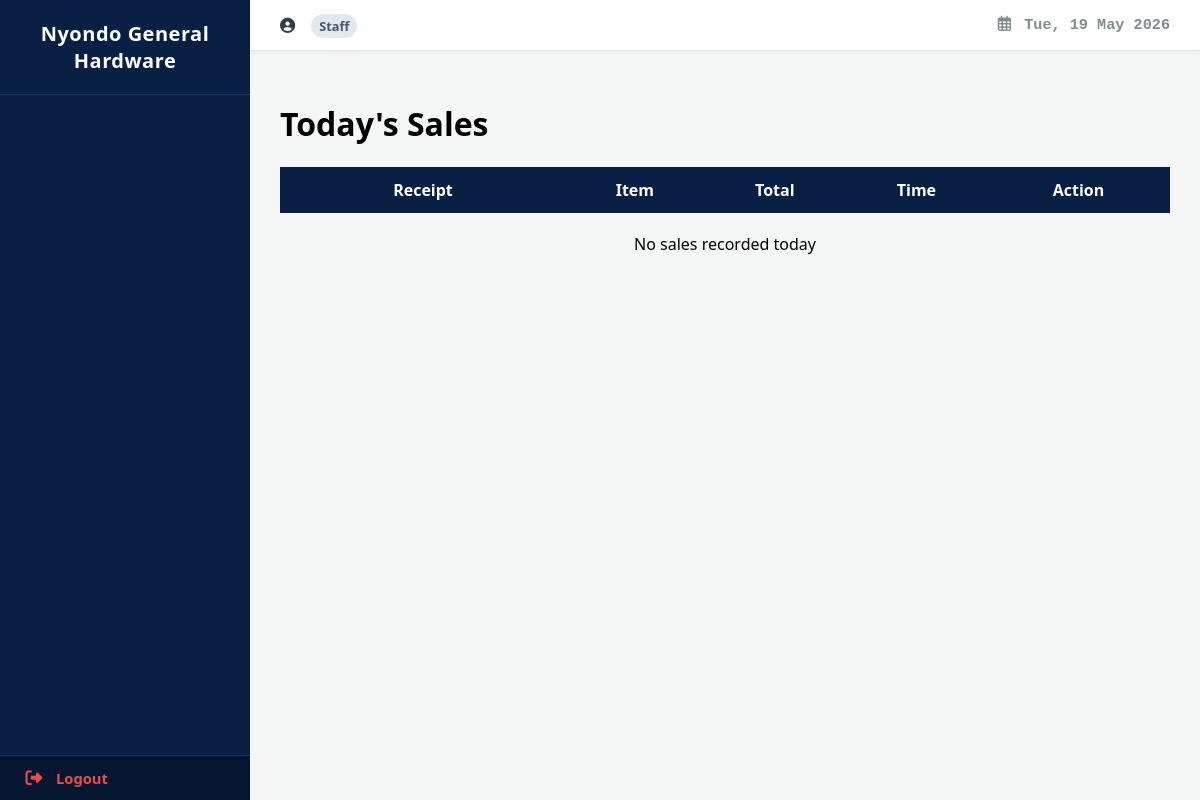
The page /sales_today/ on the database as committed earlier.
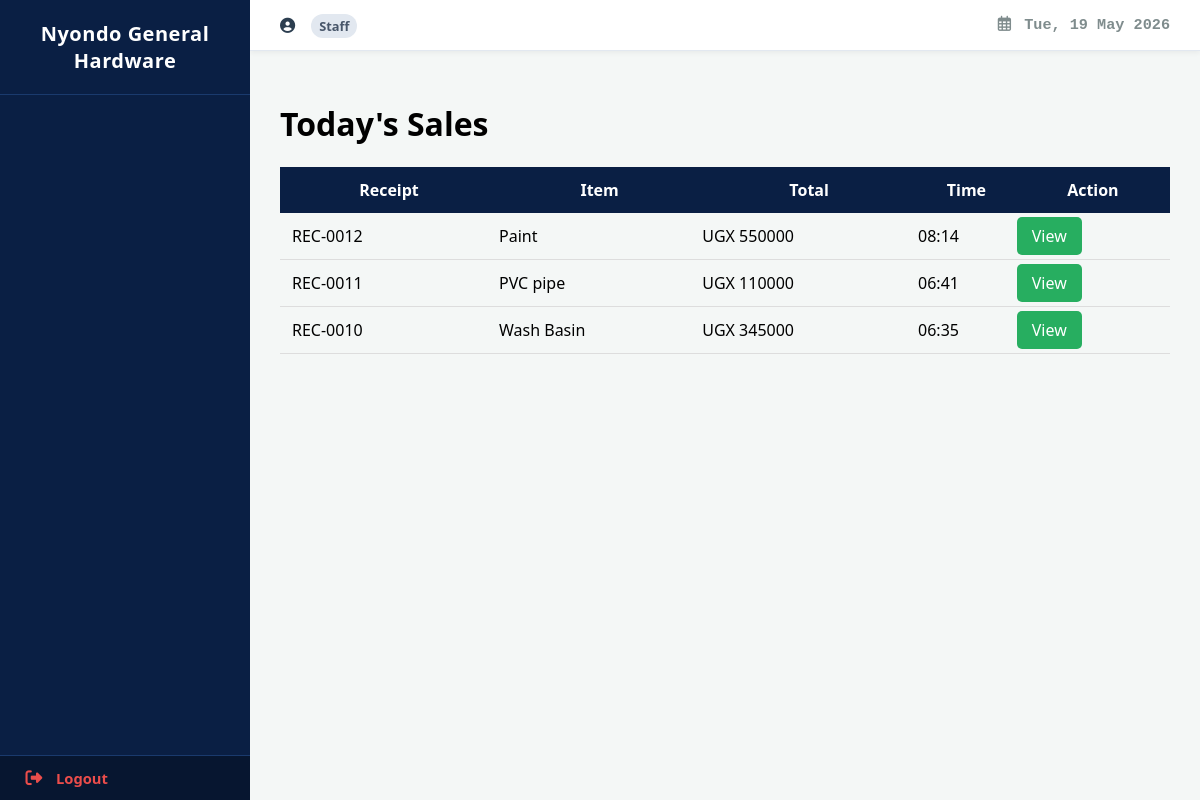
The same page on the database as committed later.
### web/models.py (models this page shows, shortened)
class Sale(models.Model):
    SALE_TYPES = (
        ('WALK_IN', 'Walk-In'),
        ('WHOLESALE', 'Wholesale'),
        ('SCHEME', 'Scheme Pickup'),
    )
    sale_type = models.CharField(max_length=20, choices=SALE_TYPES, default='WALK_IN')
    item = models.ForeignKey(StockItem, on_delete=models.CASCADE)
    quantity = models.PositiveIntegerField()
    total_price = models.DecimalField(max_digits=12, decimal_places=0)
    customer_name = models.CharField(max_length=100, default="Walk-in")
    member_nin = models.CharField(max_length=14, validators=[ugandan_nin_rule], blank=True, null=True)
    delivery_fee = models.DecimalField(max_digits=10, decimal_places=0, default=0)
    date_sold = models.DateTimeField(auto_now_add=True)
    distance = models.FloatField(default=0.0)
    user = models.ForeignKey(settings.AUTH_USER_MODEL, on_delete=models.SET_NULL, null=True, blank=True)

class StockItem(models.Model):
    name = models.CharField(max_length=100)
    category = models.ForeignKey(Category, on_delete=models.CASCADE)
    unit = models.CharField(max_length=20) # e.g., Bags, Pieces, Bundles
    quantity = models.IntegerField(default=0)
    unit_cost = models.DecimalField(max_digits=12, decimal_places=0)
    selling_price = models.DecimalField(max_digits=12, decimal_places=0)
    reorder_level = models.IntegerField(default=5)
    specifications = models.TextField(blank=True, null=True)
    supplier = models.ForeignKey(Supplier, on_delete=models.CASCADE, related_name="items")

### web/views.py (the view)
# urls.py: path('sales_today/', views.sales_today, name='sales_today'),
def sales_today(request):
    today = now().date()
    sales = Sale.objects.filter(date_sold__date=today).order_by('-date_sold')
    return render(request, 'sales_today.html', {
        'sales': sales
    })

### web/templates/sales_today.html
{% extends "base.html" %}
{% block content %}
<h1>Today's Sales</h1>
<table style="width:100%; border-collapse:collapse;">
    <tr style="background:#0a1f44; color:white;">
        <th style="padding:12px;">Receipt</th>
        <th>Item</th>
        <th>Total</th>
        <th>Time</th>
        <th>Action</th>
    </tr>
    {% for sale in sales %}
    <tr style="border-bottom:1px solid #ddd;">
        <td style="padding:12px;">REC-00{{ sale.id }}</td>
        <td>{{ sale.item.name }}</td>
        <td>UGX {{ sale.total_price }}</td>
        <td>{{ sale.date_sold|time:"H:i" }}</td>
        <td>
            <a href="{% url 'sale_detail' sale.id %}"
               style="
                   background:#27ae60;
                   color:white;
                   padding:8px 15px;
                   text-decoration:none;
                   border-radius:5px;
               ">
               View
            </a>
        </td>
    </tr>
    {% empty %}
    <tr>
        <td colspan="5" style="text-align:center; padding:20px;">
            No sales recorded today
        </td>
    </tr>
    {% endfor %}
</table>
{% endblock %}

### web/templates/base.html (shortened to what this page needs)
<!doctype html>
<html lang="en">
  <head>
    <link
      rel="stylesheet"
      href="https://cdnjs.cloudflare.com/ajax/libs/font-awesome/6.5.0/css/all.min.css"
    />
  </head>
  <body>
    <div class="sidebar">
      <h2>Nyondo General Hardware</h2>
      <nav>
      </nav>
      <div class="logout">
        <a href="{% url 'logout' %}">
          <i class="fas fa-sign-out-alt"></i> Logout
        </a>
      </div>
    </div>
    <div class="main-container">
      <div class="topbar">
        <span>
          <i class="fas fa-user-circle" style="margin-right: 6px;"></i>
          <span style="font-size: 0.8rem; background: #e2e8f0; padding: 3px 8px; border-radius: 12px; margin-left: 6px; color: #475569;">
            {{ user.role|default:"Staff" }}
          </span>
        </span>
        <span style="color: #7f8c8d; font-family: monospace; font-weight: bold;">
          <i class="far fa-calendar-alt" style="margin-right: 4px;"></i> {% now "D, d M Y" %}
        </span>
      </div>
      <div class="content">
        {% block content %}{% endblock %}
      </div>
    </div>
  </body>
</html>

### web/templates/base.html (style rules this page uses)
body { font-family: "Segoe UI", Arial, sans-serif; margin: 0; background: #f4f7f6; display: flex; }
.sidebar { width: 250px; background: #0a1f44; color: white; height: 100vh; position: fixed; display: flex; flex-direction: column; z-index: 500; }
.sidebar h2 { padding: 20px; text-align: center; border-bottom: 1px solid #1a3a6d; margin: 0; color: white; font-size: 1.25rem; font-weight: 800; letter-spacing: 0.5px; }
.sidebar nav { flex-grow: 1; overflow-y: auto; padding-top: 10px; }
.sidebar a { display: flex; align-items: center; gap: 12px; color: #a5b1c2; padding: 12px 20px; text-decoration: none; transition: background 0.2s, color 0.2s; font-size: 0.92rem; font-weight: 600; }
.sidebar a i { width: 20px; text-align: center; font-size: 1.05rem; }
.logout { margin-top: auto; border-top: 1px solid #1a3a6d; background: #071630; }
.logout a { color: #eb4d4b; border-left: 4px solid transparent; }
.main-container { flex-grow: 1; margin-left: 250px; min-height: 100vh; display: flex; flex-direction: column; }
.topbar { background: white; padding: 15px 30px; display: flex; justify-content: space-between; align-items: center; box-shadow: 0 2px 5px rgba(0, 0, 0, 0.05); border-bottom: 1px solid #e2e8f0; font-size: 0.95rem; font-weight: 600; color: #2c3e50; }
.content { padding: 30px; flex-grow: 1; }

Rows that differ between the two databases and show on the page:
added Sale: id "12", item.name "Paint", total_price "550000", date_sold "08:14"
added Sale: id "11", item.name "PVC pipe", total_price "110000", date_sold "06:41"
added Sale: id "10", item.name "Wash Basin", total_price "345000", date_sold "06:35"
Other text that changed with them:
text no longer shown: "No sales recorded today"
